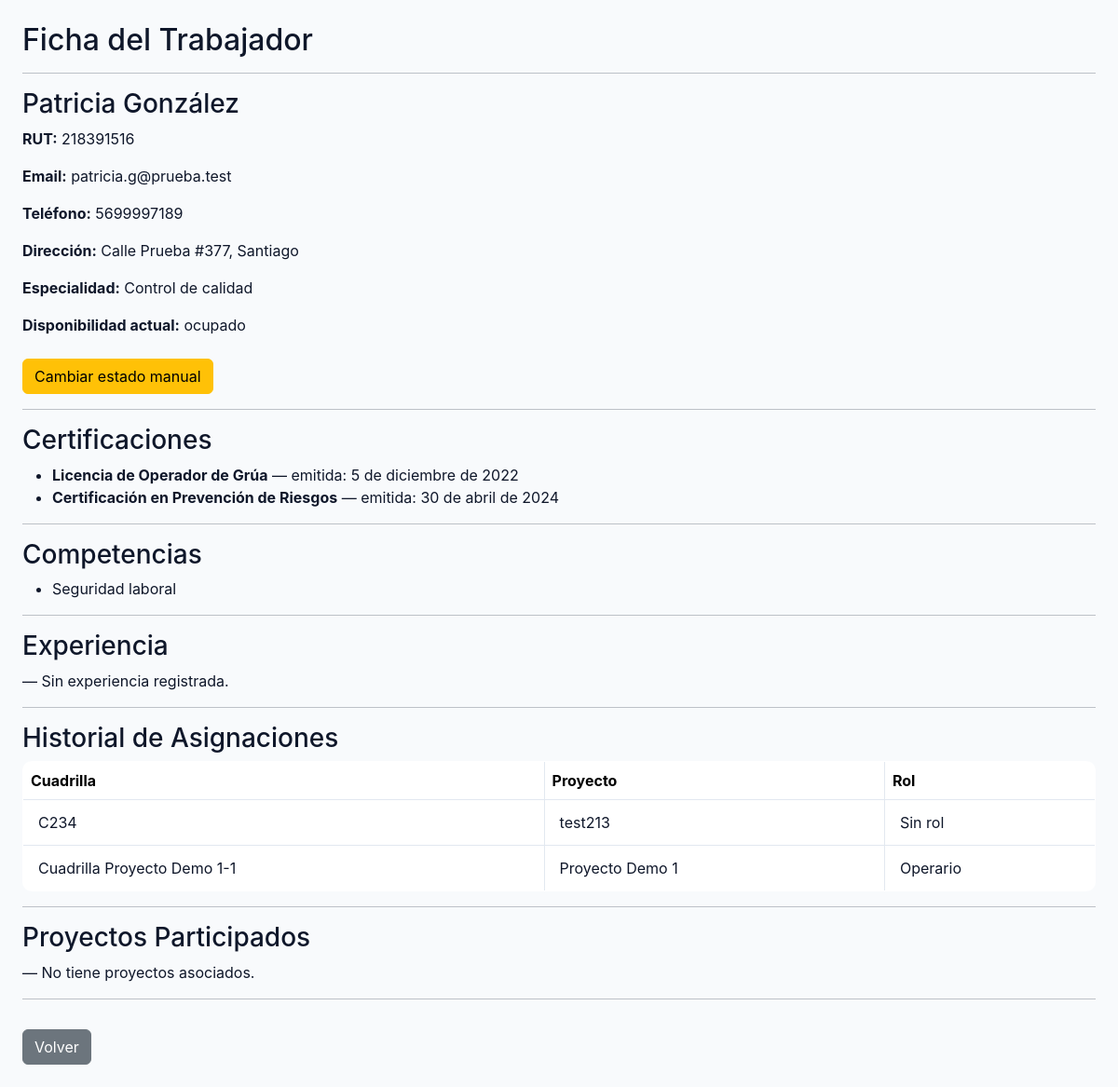
Page /personal/trabajador/17/detalle/ on the committed database.
### personal/models.py (models this page shows, shortened)
class Trabajador(models.Model):
    TIPO_CHOICES = [
        ('trabajador', 'Trabajador'),
        ('lider', 'Líder'),
        ('jefe', 'Jefe'),
    ]
    ESTADO_CHOICES = [
        ('disponible', 'Disponible'),
        ('asignado', 'Asignado'),
        ('vacaciones', 'Vacaciones'),
        ('licencia', 'Licencia'),
        ('inactivo', 'Inactivo'),
    ]
    rut = models.CharField(max_length=20, unique=True, validators=[rut_valido])
    nombre = models.CharField(max_length=100)
    apellido = models.CharField(max_length=100)
    email = models.EmailField()
    telefono = models.CharField(max_length=30, blank=True, null=True)
    direccion = models.CharField(max_length=255, blank=True, null=True)
    fecha_nacimiento = models.DateField(null=True, blank=True)
    tipo_trabajador = models.CharField(max_length=20, choices=TIPO_CHOICES, default='trabajador')
    especialidad = models.CharField(max_length=100, blank=True, null=True)
    estado = models.CharField(max_length=20, choices=ESTADO_CHOICES, default='disponible')
    fecha_ingreso = models.DateField(null=True, blank=True)
    anos_experiencia = models.PositiveIntegerField(default=0)
    user = models.OneToOneField(User, on_delete=models.SET_NULL, null=True, blank=True, related_name='trabajador_profile')
    activo = models.BooleanField(default=True)
    password_inicial = models.BooleanField(default=False)
    manual_override = models.BooleanField(default=False)
    created_at = models.DateTimeField(auto_now_add=True)
    updated_at = models.DateTimeField(auto_now=True)
    class Meta:
        verbose_name = 'Trabajador'
        verbose_name_plural = 'Trabajadores'

class CertificacionTrabajador(models.Model):
    trabajador = models.ForeignKey(Trabajador, on_delete=models.CASCADE, related_name='certificaciones_trabajador')
    nombre = models.CharField(max_length=150)
    entidad = models.CharField(max_length=150, blank=True, null=True)
    archivo = models.FileField(upload_to='certificaciones/', blank=True, null=True)
    fecha_emision = models.DateField()
    fecha_expiracion = models.DateField(null=True, blank=True)

class CompetenciaTrabajador(models.Model):
    NIVEL_CHOICES = [
        ('basico', 'Básico'),
        ('intermedio', 'Intermedio'),
        ('avanzado', 'Avanzado'),
        ('experto', 'Experto'),
    ]
    trabajador = models.ForeignKey(Trabajador, on_delete=models.CASCADE, related_name='competencias')
    nombre = models.CharField(max_length=100)
    nivel = models.CharField(max_length=20, choices=NIVEL_CHOICES, default='basico')
    fecha_adquisicion = models.DateField(null=True, blank=True)
    class Meta:
        unique_together = ('trabajador', 'nombre')

class Asignacion(models.Model):
    trabajador = models.ForeignKey(User, on_delete=models.CASCADE)
    cuadrilla = models.ForeignKey(Cuadrilla, on_delete=models.CASCADE, related_name='asignaciones')
    rol = models.ForeignKey(Rol, on_delete=models.SET_NULL, null=True, blank=True)

class Cuadrilla(models.Model):
    nombre = models.CharField(max_length=100)
    proyecto = models.ForeignKey(Proyecto, on_delete=models.CASCADE, related_name='cuadrillas', null=True, blank=True)
    lider = models.ForeignKey(User, on_delete=models.SET_NULL, null=True, blank=True, related_name='cuadrillas_lideradas')

class Rol(models.Model):
    nombre = models.CharField(max_length=50)

### proyectos/models.py (models this page shows, shortened)
class Proyecto(models.Model):
    nombre = models.CharField(max_length=100)
    descripcion = models.TextField(blank=True)
    TIPO_CHOICES = [
        ('construccion', 'Construcción'),
        ('mantenimiento', 'Mantenimiento'),
        ('instalacion', 'Instalación'),
        ('otro', 'Otro'),
    ]
    tipo = models.CharField(max_length=30, choices=TIPO_CHOICES, default='otro')
    COMPLEJIDAD_CHOICES = [
        ('baja', 'Baja'),
        ('media', 'Media'),
        ('alta', 'Alta'),
    ]
    complejidad = models.CharField(max_length=10, choices=COMPLEJIDAD_CHOICES, default='media')
    fecha_inicio = models.DateField()
    fecha_termino = models.DateField(null=True, blank=True)
    jefe = models.ForeignKey(User, on_delete=models.CASCADE, related_name='proyectos')
    created_by = models.ForeignKey(User, on_delete=models.SET_NULL, null=True, blank=True, related_name='proyectos_creados')
    created_at = models.DateTimeField(auto_now_add=True)
    activo = models.BooleanField(default=True)

### personal/views.py (the view)
def detalle_trabajador(request, trabajador_id):
    trabajador = get_object_or_404(Trabajador, id=trabajador_id)
    perfil = TrabajadorPerfil.objects.filter(user=trabajador.user).first()
    competencias = CompetenciaTrabajador.objects.filter(trabajador=trabajador)
    certificaciones = CertificacionTrabajador.objects.filter(trabajador=trabajador)
    experiencias = ExperienciaTrabajador.objects.filter(trabajador=trabajador)
    asignaciones = Asignacion.objects.filter(trabajador=trabajador.user)
    if getattr(trabajador, 'manual_override', False):
        disponibilidad = trabajador.estado
    elif perfil:
        disponibilidad = perfil.estado_efectivo
    else:
        disponibilidad = '—'
    return render(request, "detalle_trabajador.html", {
        "trabajador": trabajador,
        "perfil": perfil,
        "competencias": competencias,
        "certificaciones": certificaciones,
        "experiencias": experiencias,
        "asignaciones": asignaciones,
        "disponibilidad": disponibilidad,
    })

### core/context_processors.py (called while the page is built, shortened)
def notificaciones_no_leidas(request):
    if request.user.is_authenticated:
        return {
            "notifs_no_leidas": request.user.notificaciones.filter(leida=False).count()
        }
    return {"notifs_no_leidas": 0}

def archivos_archivados_count(request):
    if not request.user.is_authenticated:
        return {"archivos_archivados_count": 0}

### personal/models.py (called while the page is built)
    @property
    def estado_efectivo(self):
        asignado = Asignacion.objects.filter(trabajador=self.user).exists()
        if asignado:
            return 'ocupado'
        return self.estado_manual

### personal/templates/detalle_trabajador.html (shortened to what this page needs)
{% extends 'base.html' %}
{% load custom_tags %}
{% block content %}
<h2>Ficha del Trabajador</h2>
<hr>
<h3>{{ trabajador.nombre }} {{ trabajador.apellido }}</h3>
<p><strong>RUT:</strong> {{ trabajador.rut }}</p>
<p><strong>Email:</strong> {{ trabajador.email }}</p>
<p><strong>Teléfono:</strong> {{ trabajador.telefono }}</p>
<p><strong>Dirección:</strong> {{ trabajador.direccion|default:"—" }}</p>
<p><strong>Especialidad:</strong> {{ trabajador.especialidad|default:"—" }}</p>
<p><strong>Disponibilidad actual:</strong> {{ disponibilidad }}</p>
<a href="{% url 'personal:editar_estado_trabajador' trabajador.id %}" class="btn btn-warning mt-2">
    Cambiar estado manual
</a>
<hr>
<h3>Certificaciones</h3>
{% if certificaciones %}
<ul>
    {% for c in certificaciones %}
        <li>
            <strong>{{ c.nombre }}</strong>
            — emitida: {{ c.fecha_emision }}
        </li>
    {% endfor %}
</ul>
{% else %}
<p>— No tiene certificaciones registradas.</p>
{% endif %}
<hr>
<h3>Competencias</h3>
{% if competencias %}
<ul>
    {% for comp in competencias %}
        <li>
            {{ comp.nombre }}
        </li>
    {% endfor %}
</ul>
{% else %}
<p>— No tiene competencias registradas.</p>
{% endif %}
<hr>
<h3>Experiencia</h3>
{% if experiencias %}
<ul>
    {% for exp in experiencias %}
        <li>
            {% if exp.proyecto %}
                Proyecto interno: {{ exp.proyecto.nombre }} — {{ exp.calificacion }}
            {% else %}
                Externo: {{ exp.proyecto_externo }} ({{ exp.empresa_externa }}) — {{ exp.calificacion }}
            {% endif %}
        </li>
    {% endfor %}
</ul>
{% else %}
<p>— Sin experiencia registrada.</p>
{% endif %}
<hr>
<h3>Historial de Asignaciones</h3>
{% if asignaciones %}
<table class="table table-bordered">
    <tr>
        <th>Cuadrilla</th>
        <th>Proyecto</th>
        <th>Rol</th>
    </tr>
    {% for a in asignaciones %}
    <tr>
        <td>{{ a.cuadrilla.nombre }}</td>
        <td>
            {% if a.cuadrilla.proyecto %}
                {{ a.cuadrilla.proyecto.nombre }}
            {% else %}
                —
            {% endif %}
        </td>
        <td>
            {% if a.rol %}
                {{ a.rol.nombre }}
            {% else %}
                Sin rol
            {% endif %}
        </td>
    </tr>
    {% endfor %}
</table>
{% else %}
<p>No tiene asignaciones en cuadrillas.</p>
{% endif %}
<hr>
<h3>Proyectos Participados</h3>
{% if proyectos %}
<ul>
    {% for p in proyectos %}
        <li>{{ p.nombre }}</li>
    {% endfor %}
</ul>
{% else %}
<p>— No tiene proyectos asociados.</p>
{% endif %}
<hr>
<a href="{% url 'proyectos:panel' %}" class="btn btn-secondary mt-3">Volver</a>
{% endblock %}

### static/css/base.css (style rules this page uses)
:root { --primary: #1e40af; --primary-dark: #1e3a8a; --primary-light: #3b82f6; --secondary: #64748b; --accent: #f59e0b; --success: #10b981; --warning: #f59e0b; --danger: #ef4444; --info: #3b82f6; --pending: #8b5cf6; --bg-primary: #ffffff; --bg-secondary: #f8fafc; --bg-tertiary: #f1f5f9; --bg-sidebar: #1e293b; --border-light: #e2e8f0; --border-medium: #cbd5e1; --border-dark: #94a3b8; --text-primary: #0f172a; --text-secondary: #475569; --text-tertiary: #94a3b8; --text-white: #ffffff; --table-header: #f1f5f9; --table-row-odd: #ffffff; --table-row-even: #f8fafc; --table-hover: #e0f2fe; --table-border: #e2e8f0; --input-bg: #ffffff; --input-border: #cbd5e1; --input-focus: #3b82f6; --input-disabled: #f1f5f9; --input-error: #fecaca; --shadow-sm: 0 1px 2px 0 rgba(0, 0, 0, 0.05); --shadow-md: 0 4px 6px -1px rgba(0, 0, 0, 0.1); --shadow-lg: 0 10px 15px -3px rgba(0, 0, 0, 0.1); --radius-sm: 6px; --radius-md: 10px; --radius-lg: 14px; --space-1: 4px; --space-2: 8px; --space-3: 12px; --space-4: 16px; --space-5: 24px; --space-6: 32px; --sidebar-width: 260px; --color-bg: var(--bg-secondary); --color-panel: var(--bg-primary); --color-border: var(--border-medium); --color-muted: var(--secondary); --color-text: var(--text-primary); --color-primary: var(--primary); --color-primary-contrast: var(--text-white); --color-success: var(--success); --color-warning: var(--warning); --color-danger: var(--danger); }
html, body { height: 100%; }
body { background: var(--bg-secondary); color: var(--text-primary); font-family: "Inter", system-ui, -apple-system, Segoe UI, Roboto, Ubuntu, Cantarell, "Helvetica Neue", Arial, "Noto Sans", sans-serif; margin: 0; }
.table { width: 100%; border-collapse: collapse; background: var(--table-row-odd); border: 1px solid var(--table-border); border-radius: var(--radius-md); overflow: hidden; }
.table tbody td { border-top: 1px solid var(--table-border); padding: var(--space-3) var(--space-4); color: var(--text-primary); }
.table tbody tr:nth-child(even) { background: var(--table-row-even); }

### rows in the picture
Trabajador: nombre "Patricia", apellido "González", rut "218391516", email "patricia.g@prueba.test", telefono "5699997189", direccion "Calle Prueba #377, Santiago", especialidad "Control de calidad"
CertificacionTrabajador: nombre "Licencia de Operador de Grúa", fecha_emision "5 de diciembre de 2022"
CertificacionTrabajador: nombre "Certificación en Prevención de Riesgos", fecha_emision "30 de abril de 2024"
CompetenciaTrabajador: nombre "Seguridad laboral"
Asignacion: cuadrilla.nombre "C234", cuadrilla.proyecto.nombre "test213", shows "Sin rol"
Asignacion: cuadrilla.nombre "Cuadrilla Proyecto Demo 1-1", cuadrilla.proyecto.nombre "Proyecto Demo 1", rol.nombre "Operario"

### other values in the picture
{{ disponibilidad }} "ocupado"
